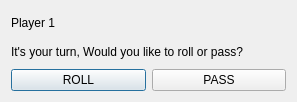
<?xml version="1.0" encoding="UTF-8"?>
<ui version="4.0">
 <class>Choice</class>
 <widget class="QDialog" name="Choice">
  <property name="geometry">
   <rect>
    <x>0</x>
    <y>0</y>
    <width>297</width>
    <height>102</height>
   </rect>
  </property>
  <property name="windowTitle">
   <string>Choice</string>
  </property>
  <layout class="QVBoxLayout" name="verticalLayout_2">
   <item>
    <layout class="QVBoxLayout" name="verticalLayout">
     <item>
      <widget class="QLabel" name="label">
       <property name="text">
        <string>Player 1</string>
       </property>
      </widget>
     </item>
     <item>
      <widget class="QLabel" name="label_2">
       <property name="text">
        <string>It's your turn, Would you like to roll or pass?</string>
       </property>
      </widget>
     </item>
     <item>
      <layout class="QHBoxLayout" name="horizontalLayout">
       <item>
        <widget class="QPushButton" name="pushButton">
         <property name="text">
          <string>ROLL</string>
         </property>
        </widget>
       </item>
       <item>
        <widget class="QPushButton" name="pushButton_2">
         <property name="text">
          <string>PASS</string>
         </property>
        </widget>
       </item>
      </layout>
     </item>
    </layout>
   </item>
  </layout>
 </widget>
 <resources/>
 <connections/>
</ui>
